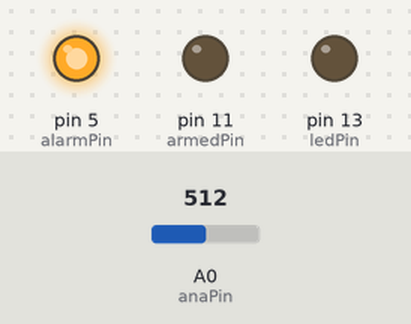
Bench run of a sketch on a simulated Arduino Uno, built with avr-gcc and run on an emulated ATmega328P. Shown: output pins drawn as LEDs (lit = HIGH). The test bench sets the inputs (shaded band); at power-on: A0 (anaPin) = 512. What the sketch prints to the serial monitor is not drawn.

Above: at 0.1 s.
Timing chart, 0 to 40.0 s (numbered marks = the images above):
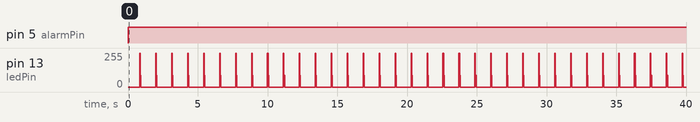

The sketch:

arduino_alarm.ino
```cpp
// outputs
#define ledPin     13
#define alarmPin   5
#define armedPin   11

// inputs
#define intPin0    2
#define intPin1    3
#define anaPin     A0

// Output values
volatile bool flagArmed = false;
volatile bool flagAlarm = false;

// ADC related variables
const int anaThreshold = 20;
volatile int anaValue = 0;

// Serial related variables
const int buffer_size = 10;
int buffer_i = 0;
char buffer[buffer_size];

// Previous values to compare
volatile bool prevPin0 = false;
volatile bool prevPin1 = false;
volatile int prevAna = 0;

// blink counter
volatile int blink_i = 0;

// buffer to show sensorstatus
char display_buffer[100];
volatile bool flagDisplay = false;

void checkIntDiferences() {
  if ((prevPin0 =!digitalRead(intPin0)) ||
  (prevPin1 =! digitalRead(intPin1))) {
    prevPin0 = digitalRead(intPin0);
    prevPin1 = digitalRead(intPin1);
    if (flagArmed == true) flagAlarm = true;
  }
}

void checkAnaDiferences() {
  anaValue = analogRead(anaPin);
  int anaDiference = anaValue - prevAna;
  if (abs(anaDiference) > anaThreshold) {
    prevAna = anaValue;
    if (flagArmed) flagAlarm = true;
  }
}

void processCommand (char c) {
  buffer[buffer_i] = c;
  buffer_i++;
  if (buffer_i > buffer_size) buffer_i=0;
  if ((buffer_i >= 2) && ((c == '\n') || (c == '\r'))) {
    buffer[buffer_i] = '\0';
    if (memcmp("arm",    buffer, 3)==0) { flagArmed=true; }
    if (memcmp("disarm", buffer, 3)==0) { flagArmed=false; flagAlarm=false; }
    buffer_i=0;
    for(int i=0; i<buffer_size; i++) buffer[i]=0;
  }
}

void blink() {
  delay(1);
  digitalWrite(ledPin, LOW);
  if ((blink_i > 100) && (blink_i < 120) && flagAlarm) digitalWrite(ledPin, HIGH);
  if ((blink_i > 400) && (blink_i < 420) && flagArmed) digitalWrite(ledPin, HIGH);
  if ((blink_i > 700) && (blink_i < 750)) digitalWrite(ledPin, HIGH);
  if (blink_i == 0 || blink_i == 500) flagDisplay=true;
  if (blink_i > 999) blink_i = 0;
  blink_i++;
}

void displayStatus() {
  if (flagDisplay) {
    sprintf(display_buffer,
      "i0: %d, i1: %d, a: %d, armed: %d, alarm: %d \n",
      prevPin0, prevPin1, prevAna, flagArmed, flagAlarm
    );
    Serial.print(display_buffer);
    flagDisplay=false;
  }
}

void setup() {
  Serial.begin(9600);
  pinMode(ledPin, OUTPUT);
  pinMode(alarmPin, OUTPUT);
  pinMode(armedPin, OUTPUT);
  pinMode(intPin0, INPUT_PULLUP);
  pinMode(intPin1, INPUT_PULLUP);
//  attachInterrupt(digitalPinToInterrupt(intPin0), checkIntDiferences, CHANGE);
//  attachInterrupt(digitalPinToInterrupt(intPin1), checkIntDiferences, CHANGE);
}

void loop() {
  blink();
  digitalWrite(armedPin, flagArmed);
  digitalWrite(alarmPin, !flagAlarm); // need this to go low for <700ms
  if (flagArmed == true){
    attachInterrupt(digitalPinToInterrupt(intPin0), checkIntDiferences, CHANGE);
    attachInterrupt(digitalPinToInterrupt(intPin1), checkIntDiferences, CHANGE);
//    checkIntDiferences();
    if (flagAlarm == true){
    delay(500);
    digitalWrite(alarmPin, flagAlarm);
    delay(500);
    digitalWrite(alarmPin, !flagAlarm);
    flagAlarm = 0;
   }
}
  checkAnaDiferences();
  while (Serial.available()) {
    processCommand(Serial.read());
  }
  displayStatus();
}
```

Measured:
- by itself, pin 5 (alarmPin): LOW → HIGH at 0.00 s
- by itself, pin 13 (ledPin): repeats every 1.1 s: 88/255 0.04 s, 0/255 1.1 s, 254/255 0.04 s
